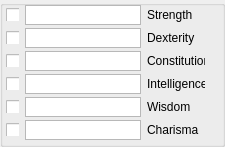
   <widget class="QGroupBox" name="grpSave">
    <property name="geometry">
     <rect>
      <x>100</x>
      <y>210</y>
      <width>225</width>
      <height>147</height>
     </rect>
    </property>
    <property name="title">
     <string/>
    </property>
    <widget class="QLabel" name="label_30">
     <property name="geometry">
      <rect>
       <x>147</x>
       <y>5</y>
       <width>58</width>
       <height>20</height>
      </rect>
     </property>
     <property name="text">
      <string>Strength</string>
     </property>
    </widget>
    <widget class="QLabel" name="label_33">
     <property name="geometry">
      <rect>
       <x>147</x>
       <y>74</y>
       <width>58</width>
       <height>20</height>
      </rect>
     </property>
     <property name="text">
      <string>Intelligence</string>
     </property>
    </widget>
    <widget class="QLabel" name="label_32">
     <property name="geometry">
      <rect>
       <x>147</x>
       <y>51</y>
       <width>58</width>
       <height>20</height>
      </rect>
     </property>
     <property name="text">
      <string>Constitution</string>
     </property>
    </widget>
    <widget class="QLabel" name="label_34">
     <property name="geometry">
      <rect>
       <x>147</x>
       <y>97</y>
       <width>58</width>
       <height>20</height>
      </rect>
     </property>
     <property name="text">
      <string>Wisdom</string>
     </property>
    </widget>
    <widget class="QPlainTextEdit" name="txtSaveChar">
     <property name="geometry">
      <rect>
       <x>25</x>
       <y>120</y>
       <width>116</width>
       <height>20</height>
      </rect>
     </property>
     <property name="verticalScrollBarPolicy">
      <enum>Qt::ScrollBarAlwaysOff</enum>
     </property>
     <property name="horizontalScrollBarPolicy">
      <enum>Qt::ScrollBarAlwaysOff</enum>
     </property>
    </widget>
    <widget class="QCheckBox" name="chkSaveInt">
     <property name="geometry">
      <rect>
       <x>6</x>
       <y>77</y>
       <width>13</width>
       <height>13</height>
      </rect>
     </property>
     <property name="text">
      <string/>
     </property>
    </widget>
    <widget class="QCheckBox" name="chkSaveDex">
     <property name="geometry">
      <rect>
       <x>6</x>
       <y>31</y>
       <width>13</width>
       <height>13</height>
      </rect>
     </property>
     <property name="text">
      <string/>
     </property>
    </widget>
    <widget class="QCheckBox" name="chkSaveChar">
     <property name="geometry">
      <rect>
       <x>6</x>
       <y>123</y>
       <width>13</width>
       <height>13</height>
      </rect>
     </property>
     <property name="text">
      <string/>
     </property>
    </widget>
    <widget class="QPlainTextEdit" name="txtSaveInt">
     <property name="geometry">
      <rect>
       <x>25</x>
       <y>74</y>
       <width>116</width>
       <height>20</height>
      </rect>
     </property>
     <property name="verticalScrollBarPolicy">
      <enum>Qt::ScrollBarAlwaysOff</enum>
     </property>
     <property name="horizontalScrollBarPolicy">
      <enum>Qt::ScrollBarAlwaysOff</enum>
     </property>
    </widget>
    <widget class="QPlainTextEdit" name="txtSaveStr">
     <property name="geometry">
      <rect>
       <x>25</x>
       <y>5</y>
       <width>116</width>
       <height>20</height>
      </rect>
     </property>
     <property name="verticalScrollBarPolicy">
      <enum>Qt::ScrollBarAlwaysOff</enum>
     </property>
     <property name="horizontalScrollBarPolicy">
      <enum>Qt::ScrollBarAlwaysOff</enum>
     </property>
    </widget>
    <widget class="QCheckBox" name="chkSaveWis">
     <property name="geometry">
      <rect>
       <x>6</x>
       <y>100</y>
       <width>13</width>
       <height>13</height>
      </rect>
     </property>
     <property name="text">
      <string/>
     </property>
    </widget>
    <widget class="QCheckBox" name="chkSaveCon">
     <property name="geometry">
      <rect>
       <x>6</x>
       <y>54</y>
       <width>13</width>
       <height>13</height>
      </rect>
     </property>
     <property name="text">
      <string/>
     </property>
    </widget>
    <widget class="QPlainTextEdit" name="txtSaveCon">
     <property name="geometry">
      <rect>
       <x>25</x>
       <y>51</y>
       <width>116</width>
       <height>20</height>
      </rect>
     </property>
     <property name="verticalScrollBarPolicy">
      <enum>Qt::ScrollBarAlwaysOff</enum>
     </property>
     <property name="horizontalScrollBarPolicy">
      <enum>Qt::ScrollBarAlwaysOff</enum>
     </property>
    </widget>
    <widget class="QPlainTextEdit" name="txtSaveDex">
     <property name="geometry">
      <rect>
       <x>25</x>
       <y>28</y>
       <width>116</width>
       <height>20</height>
      </rect>
     </property>
     <property name="verticalScrollBarPolicy">
      <enum>Qt::ScrollBarAlwaysOff</enum>
     </property>
     <property name="horizontalScrollBarPolicy">
      <enum>Qt::ScrollBarAlwaysOff</enum>
     </property>
    </widget>
    <widget class="QLabel" name="label_31">
     <property name="geometry">
      <rect>
       <x>147</x>
       <y>28</y>
       <width>58</width>
       <height>20</height>
      </rect>
     </property>
     <property name="text">
      <string>Dexterity</string>
     </property>
    </widget>
    <widget class="QLabel" name="label_35">
     <property name="geometry">
      <rect>
       <x>147</x>
       <y>120</y>
       <width>58</width>
       <height>19</height>
      </rect>
     </property>
     <property name="text">
      <string>Charisma</string>
     </property>
    </widget>
    <widget class="QPlainTextEdit" name="txtSaveWis">
     <property name="geometry">
      <rect>
       <x>25</x>
       <y>97</y>
       <width>116</width>
       <height>20</height>
      </rect>
     </property>
     <property name="verticalScrollBarPolicy">
      <enum>Qt::ScrollBarAlwaysOff</enum>
     </property>
     <property name="horizontalScrollBarPolicy">
      <enum>Qt::ScrollBarAlwaysOff</enum>
     </property>
    </widget>
    <widget class="QCheckBox" name="chkSaveStr">
     <property name="geometry">
      <rect>
       <x>6</x>
       <y>8</y>
       <width>13</width>
       <height>13</height>
      </rect>
     </property>
     <property name="text">
      <string/>
     </property>
    </widget>
   </widget>
